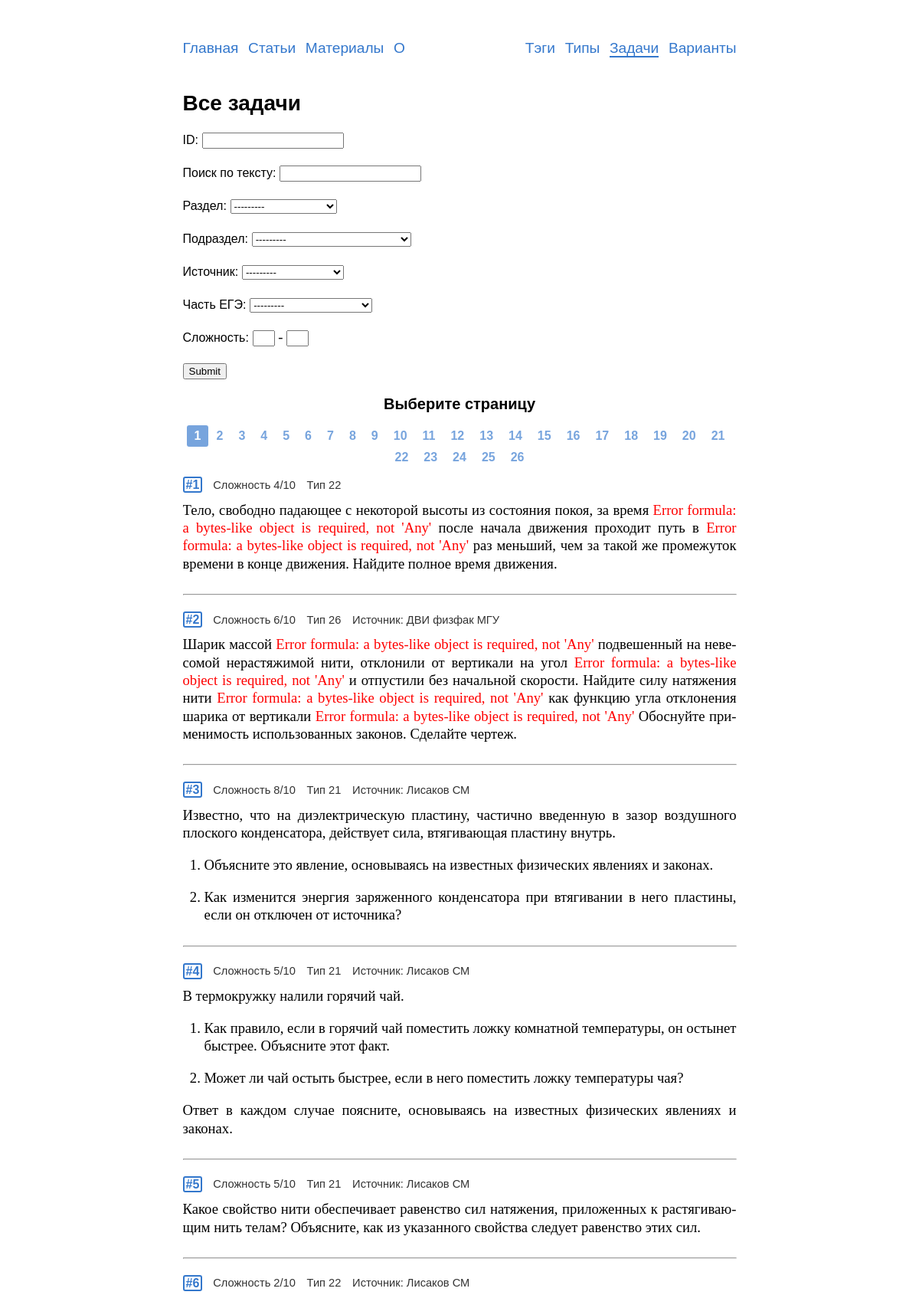
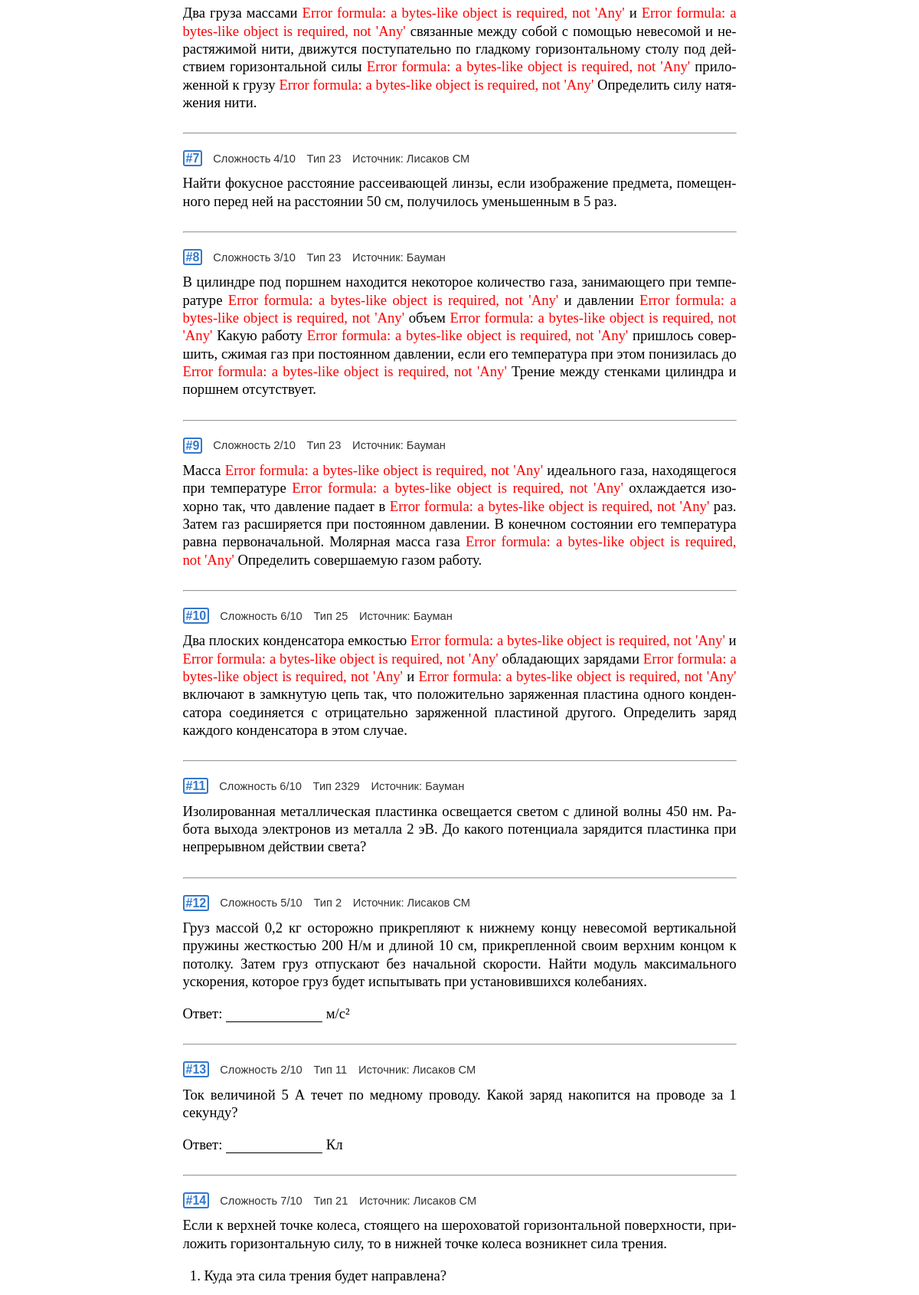
The app's page /problems/ (upper part) with its own data (2 pictures, top to bottom).
### problems/models.py (models this page shows, shortened)
class CategoryBaseModel(models.Model):
    name = models.CharField('название',
                            max_length=150,
                            help_text='Максимум 150 символов')
    slug = models.SlugField('слаг',
                            max_length=150,
                            help_text=('Слаг - текстовый идентификатор,'
                                       ' с помощью которого будут'
                                       ' генерироваться ссылки'))
    class Meta:
        abstract = True
    def __str__(self):
        return self.name

class Category(CategoryBaseModel):
    class Meta:
        verbose_name = 'раздел'
        verbose_name_plural = 'разделы'
        default_related_name = 'category'
        ordering = ['name']

class Subcategory(CategoryBaseModel):
    category = models.ForeignKey(Category,
                                 verbose_name='категория',
                                 on_delete=models.CASCADE,
                                 default=None,
                                 null=True,
                                 blank=False)
    class Meta:
        verbose_name = 'подраздел'
        verbose_name_plural = 'подразделы'
        default_related_name = 'subcategory'
        ordering = ['name']

class Problem(models.Model):
    objects = ProblemManager()
    text = models.TextField('условие',
                            max_length=6000,
                            help_text='Максимум 6 тыс. символов '
                            '(если мало - обратитесь к создательнице сайта)')
    solution = models.TextField('решение',
                                max_length=6000,
                                help_text='Максимум 6 тыс. символов',
                                blank=True,
                                null=True)
    answer = models.TextField('ответ',
                              max_length=1000,
                              help_text='Максимум 1 тыс. символов',
                              blank=True,
                              null=True)
    complexity = models.PositiveSmallIntegerField('сложность',
                                                  help_text=('число от 1 до 10'
                                                             ' включительно'),
                                                  blank=True,
                                                  null=True,
                                                  validators=(
                                                      [MinValueValidator(1),
                                                       MaxValueValidator(10)]))
    author = models.ForeignKey(User,
                               on_delete=models.CASCADE,
                               editable=False,
                               verbose_name='автор')
    date = models.DateField('дата добавления',
                            auto_now_add=True)
    tags = models.ManyToManyField(Tag,
                                  verbose_name='тэги',
                                  blank=True)
    source = models.ForeignKey(Source,
                               on_delete=models.CASCADE,
                               verbose_name='источник',
                               blank=True,
                               null=True)
    category = models.ForeignKey(Category,
                                 on_delete=models.CASCADE,
                                 verbose_name='раздел',
                                 blank=True,
                                 null=True)
    subcategory = models.ForeignKey(Subcategory,
                                    on_delete=models.CASCADE,
                                    verbose_name='подраздел',
                                    blank=True,
                                    null=True)
    type_ege = models.ForeignKey(TypeInEGE,
                                 on_delete=models.CASCADE,
                                 verbose_name='Тип задания',
                                 blank=True,
                                 null=True)
    class Meta:
        verbose_name = 'задача'
        verbose_name_plural = 'задачи'
        default_related_name = 'problems'
    def get_absolute_url(self):
        return reverse('problems:detail', kwargs={'pk': self.pk})

class TypeInEGE(models.Model):
    objects = TypeInEGEManager()
    number = models.PositiveSmallIntegerField('номер')
    max_score = models.PositiveSmallIntegerField('максимальное количество'
                                                 ' баллов')
    part_ege = models.ForeignKey(PartOfEGE,
                                 on_delete=models.CASCADE,
                                 verbose_name='часть ЕГЭ',
                                 default=1)
    class Meta:
        verbose_name = 'тип'
        verbose_name_plural = 'типы'
        default_related_name = 'type'
        ordering = ['number']

class Source(models.Model):
    name = models.CharField('название',
                            max_length=500,
                            help_text='Максимум 500 символов')
    class Meta:
        verbose_name = 'источник'
        verbose_name_plural = 'источники'
        default_related_name = 'source'
        ordering = ['name']
    def __str__(self):
        return self.name

### problems/views.py (the view, shortened to what this page needs)
# urls.py: path('', views.ProblemsView.as_view(), name='list'),
class ProblemsView(ListView):
    model = Problem
    template_name = 'problems/problems_list.html'
    context_object_name = 'problems'
    filter = ProblemFilter
    paginate_by = 40
    def get_queryset(self):
        queryset = Problem.objects.list()
        self.filterset = self.filter(self.request.GET, queryset=queryset)
        return self.filterset.qs.order_by('id')
    def get_context_data(self, **kwargs):
        data = super().get_context_data(**kwargs)
        data['filter'] = ProblemFilter(self.request.GET)
        data['title'] = 'Все задачи'
        return data

### problems/managers.py (called while the page is built)
    def list(self):
        return (
            self.get_queryset()
                .select_related('type_ege')
                .only('id', 'complexity', 'text', 'type_ege__number',
                      'solution', 'source',)
        )

### problems/models.py (called while the page is built)
    def __str__(self):
        return self.name

### problems/templatetags/abbr.py (called while the page is built)
def replace_by_dic(el, dic):
    for i, j in dic.items():
        el = el.replace(i, j)
    return el

@register.filter()
@stringfilter
def abbr(value):
    value = replace_by_dic(value, abbr_dic)
    value = re.sub(r'table_change\[(.+?)\]\[(.+?)\]', table_change_replace,
                   value)
    value = re.sub(r'table_rows(.+)', lambda m: table_rows(m.group(0)), value)
    return value

### problems/templatetags/markdown_extras.py (called while the page is built)
@register.filter()
@stringfilter
def markdown(value):
    return md.markdown(value, extensions=['markdown.extensions.fenced_code',
                                          'tables',
                                          'toc',
                                          'footnotes'])

### problems/templatetags/save_parameters.py (called while the page is built)
@register.simple_tag(takes_context=True)
def param_save(context, **kwargs):
    answ = context['request'].GET.copy()
    for param, value in kwargs.items():
        answ[param] = value
    for param in [param for param, value in answ.items() if not value]:
        del answ[param]
    return answ.urlencode()

### problems/templatetags/ziamath_filter.py (called while the page is built)
def replace_shortcuts(formula):
    try:
        for shortcut, full_name in shortcuts.items():
            formula = re.sub(shortcut, full_name, formula)
        return formula
    except Exception as e:
        return f'<span style="color: red;">Error shortcut: {str(e)}</span>'

def render_formula(match, display_style=False):
    try:
        formula = match.group(1)
        formula = replace_shortcuts(formula)
        math_obj = zm.Math.fromlatex(formula, size=18.5)
        svg = math_obj.svg()
        root = ET.fromstring(svg)
        dy = -0.96
        y_offset = math_obj.getyofst() + dy
        style = root.attrib.get('style', '')
        root.attrib['style'] = f'{style}; vertical-align: {y_offset}px;'
        if display_style:
            svg_class = 'math-svg display'
        else:
            svg_class = 'math-svg'
        svg = ET.tostring(root, encoding='unicode')\
            .replace('<svg', f'<svg class="{svg_class}"')
        return svg
    except Exception as e:
        return f'<span style="color: red;">Error formula: {str(e)}</span>'

### templates/problems/problems_list.html (shortened to what this page needs)
{% extends "base.html" %}
{% load markdown_extras %}
{% load ziamath_filter %}
{% load abbr %}
{% load save_parameters %}
{% load static %}
{% load cache %}
{% block content %}
  <h1>{{title}}
  </h1>
  <form method="get" class="no-print">
    {{ filter.form.as_p }}
    <input type="submit" />
  </form>
  {% include "includes/pagination.html" %}
  {% for problem in page_obj %}
  <div class="rel">
    <div class="id-in-list">
      <a href="{{problem.get_absolute_url}}"><span class='id-number bold'>#{{problem.id}}</span></a>
      <span class="compl">Сложность {{problem.complexity}}/10</span>
      {% if problem.type_ege.number %}
      <span class="compl">Тип {{problem.type_ege.number}}</span>
      {% endif %}
      {% if problem.source %}<span class="compl">Источник: {{problem.source}}</span>{% endif %}
    </div>
    <div class="problem"> {{problem.text|abbr|ziamath_filter|markdown|safe}} </div>
  </div><hr class=mb20>
  {% endfor %}
{% endblock %}

### static/css/style.css (style rules this page uses)
html { overflow-y: scroll; }
body { -webkit-hyphens: auto; -moz-hyphens: auto; -ms-hyphens: auto; hyphens: auto; margin: 0px auto; width: 723px; max-width: 100%; font-family: 'Times New Roman', Times, serif; text-align: justify; font-size: 14pt; line-height: 17.5pt; margin-bottom:12ex; }
h1, h2, h3, h4, h5, h6, .h1, .h2, .h3, .h4, .h5, .h6 { text-align: left; font-weight:bold; font-family: Tahoma, Arial, sans-serif; }
h1, .h1 { font-size:21pt; line-height: 25pt; }
.problem { overflow-y: auto; overflow-x: hidden; }
.bold { font-weight:900; }
.id-number { border: 2px solid #3377cc; border-radius: 3px; padding: 0px 2px 0px 2px; font-family: Tahoma, Arial, sans-serif; font-size:12pt; }
.rel { position: relative; }
.id-in-list { margin-bottom:-10px; display: flex; flex-wrap: wrap; align-items: center; line-height: 17pt; }
.compl { margin-right:1.9ex; font-size: 11pt; font-family: Arial; color: #333333; -webkit-hyphens: none; -moz-hyphens: none; -ms-hyphens: none; hyphens: none; }
.id-in-list .compl:last-child { margin-right:0; }
.id-in-list .compl:first-of-type, .var-id-in-list .compl:first-of-type { margin-left:1.8ex; }
.ans { border-bottom: 1.3px solid black; white-space: pre; }
a { text-decoration: none; color: #3377cc; }
label { font-family: Tahoma, Arial, sans-serif; font-size: 12pt; }
input[name="complexity_min"], input[name="complexity_max"] { width: 3ex; text-align: center; }
input[name="complexity_max"] { margin-left:3pt; }
ol,ul { padding-left: 1.5em; }
.mb20 { margin-bottom:20px; }

### records on screen
Subcategory: category "---------"
Problem: id "1", complexity "4", type_ege.number "22", text|abbr "Тело, свободно падающее с некоторой высоты из состояния покоя, за время Error formula: a bytes-like object is required, not 'Any' после начала движения проходит путь в Error formula: a bytes-like object is required, not 'Any' раз меньший, чем за такой же промежуток времени в конце движения. Найдите полное время движения."
Problem: id "2", complexity "6", type_ege.number "26", source "ДВИ физфак МГУ", text|abbr "Шарик массой Error formula: a bytes-like object is required, not 'Any' подвешенный на невесомой нерастяжимой нити, отклонили от вертикали на угол Error formula: a bytes-like object is required, not 'Any' и отпустили без начальной скорости. Найдите силу натяжения нити Error formula: a bytes-like object is required, not 'Any' как функцию угла отклонения шарика от вертикали Error formula: a bytes-like object is required, not 'Any' Обоснуйте применимость использованных законов. Сделайте чертеж."
Problem: id "3", complexity "8", type_ege.number "21", source "Лисаков СМ", text|abbr "Известно, что на диэлектрическую пластину, частично введенную в зазор воздушного плоского конденсатора, действует сила, втягивающая пластину внутрь. Объясните это явление, основываясь на известных физических явлениях и законах. Как изменится энергия заряженного конденсатора при втягивании в него пластины, если он отключен от ис­точ­ника?"
Problem: id "4", complexity "5", type_ege.number "21", source "Лисаков СМ", text|abbr "В термокружку налили горячий чай. Как правило, если в горячий чай поместить ложку комнатной температуры, он остынет быстрее. Объясните этот факт. Может ли чай остыть быстрее, если в него поместить ложку температуры чая? Ответ в каждом случае поясните, основываясь на известных физических явлениях и законах."
Problem: id "5", complexity "5", type_ege.number "21", source "Лисаков СМ", text|abbr "Какое свойство нити обеспечивает равенство сил натяжения, приложенных к растягивающим нить телам? Объясните, как из указанного свойства следует равенство этих сил."
Problem: id "6", complexity "2", type_ege.number "22", source "Лисаков СМ", text|abbr "Два груза массами Error formula: a bytes-like object is required, not 'Any' и Error formula: a bytes-like object is required, not 'Any' связанные между собой с помощью невесомой и нерастяжимой нити, движутся поступательно по гладкому горизонтальному столу под действием горизонтальной силы Error formula: a bytes-like object is required, not 'Any' приложенной к грузу Error formula: a bytes-like object is required, not 'Any' Определить силу натяжения нити."
Problem: id "7", complexity "4", type_ege.number "23", source "Лисаков СМ", text|abbr "Найти фокусное расстояние рассеивающей линзы, если изображение предмета, помещенного перед ней на расстоянии 50 см, получилось уменьшенным в 5 раз."
Problem: id "8", complexity "3", type_ege.number "23", source "Бауман", text|abbr "В цилиндре под поршнем находится некоторое количество газа, занимающего при температуре Error formula: a bytes-like object is required, not 'Any' и давлении Error formula: a bytes-like object is required, not 'Any' объем Error formula: a bytes-like object is required, not 'Any' Какую работу Error formula: a bytes-like object is required, not 'Any' пришлось совершить, сжимая газ при постоянном давлении, если его температура при этом понизилась до Error formula: a bytes-like object is required, not 'Any' Трение между стенками цилиндра и поршнем отсутствует."
Problem: id "9", complexity "2", type_ege.number "23", source "Бауман", text|abbr "Масса Error formula: a bytes-like object is required, not 'Any' идеального газа, находящегося при температуре Error formula: a bytes-like object is required, not 'Any' охлаждается изохорно так, что давление падает в Error formula: a bytes-like object is required, not 'Any' раз. Затем газ расширяется при постоянном давлении. В конечном состоянии его температура равна первоначальной. Молярная масса газа Error formula: a bytes-like object is required, not 'Any' Определить совершаемую газом работу."
Problem: id "10", complexity "6", type_ege.number "25", source "Бауман", text|abbr "Два плоских конденсатора емкостью Error formula: a bytes-like object is required, not 'Any' и Error formula: a bytes-like object is required, not 'Any' обладающих зарядами Error formula: a bytes-like object is required, not 'Any' и Error formula: a bytes-like object is required, not 'Any' включают в замкнутую цепь так, что положительно заряженная пластина одного конденсатора соединяется с отрицательно заряженной пластиной другого. Определить заряд каждого конденсатора в этом случае."
Problem: id "11", complexity "6", type_ege.number "2329", source "Бауман", text|abbr "Изолированная металлическая пластинка освещается светом с длиной волны 450 нм. Работа выхода электронов из металла 2 эВ. До какого потенциала зарядится пластинка при непрерывном действии света?"
Problem: id "12", complexity "5", type_ege.number "2", source "Лисаков СМ", text|abbr "Груз массой 0,2 кг осторожно прикрепляют к нижнему концу невесомой вертикальной пружины жесткостью 200 Н/м и длиной 10 см, прикрепленной своим верхним концом к потолку. Затем груз отпускают без начальной скорости. Найти модуль максимального ускорения, которое груз будет испытывать при установившихся колебаниях. Ответ: м/c²"
Problem: id "13", complexity "2", type_ege.number "11", source "Лисаков СМ", text|abbr "Ток величиной 5 А течет по медному проводу. Какой заряд накопится на проводе за 1 секунду? Ответ: Кл"
Problem: id "14", complexity "7", type_ege.number "21", source "Лисаков СМ", text|abbr "Если к верхней точке колеса, стоящего на шероховатой горизонтальной поверхности, приложить горизонтальную силу, то в нижней точке колеса возникнет сила трения. Куда эта сила трения будет направлена?"

### other values on screen
{{ title }} "Все задачи"
{{ page_number }} "1" "2" "3" "4" "5" "6" "7" "8" "9" "10" "11" "12" "13" "14" "15" "16" "17" "18" "19" "20" "21" "22" "23" "24" "25" "26"
